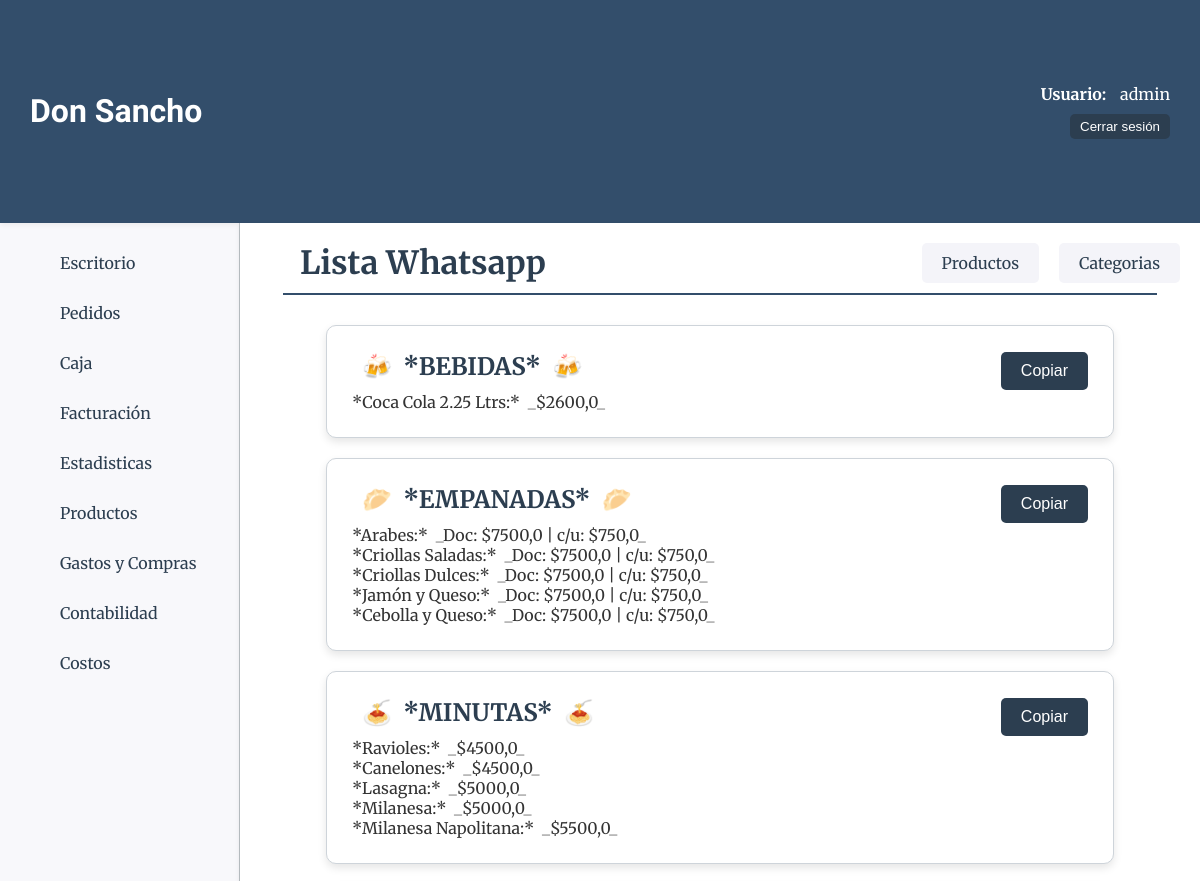
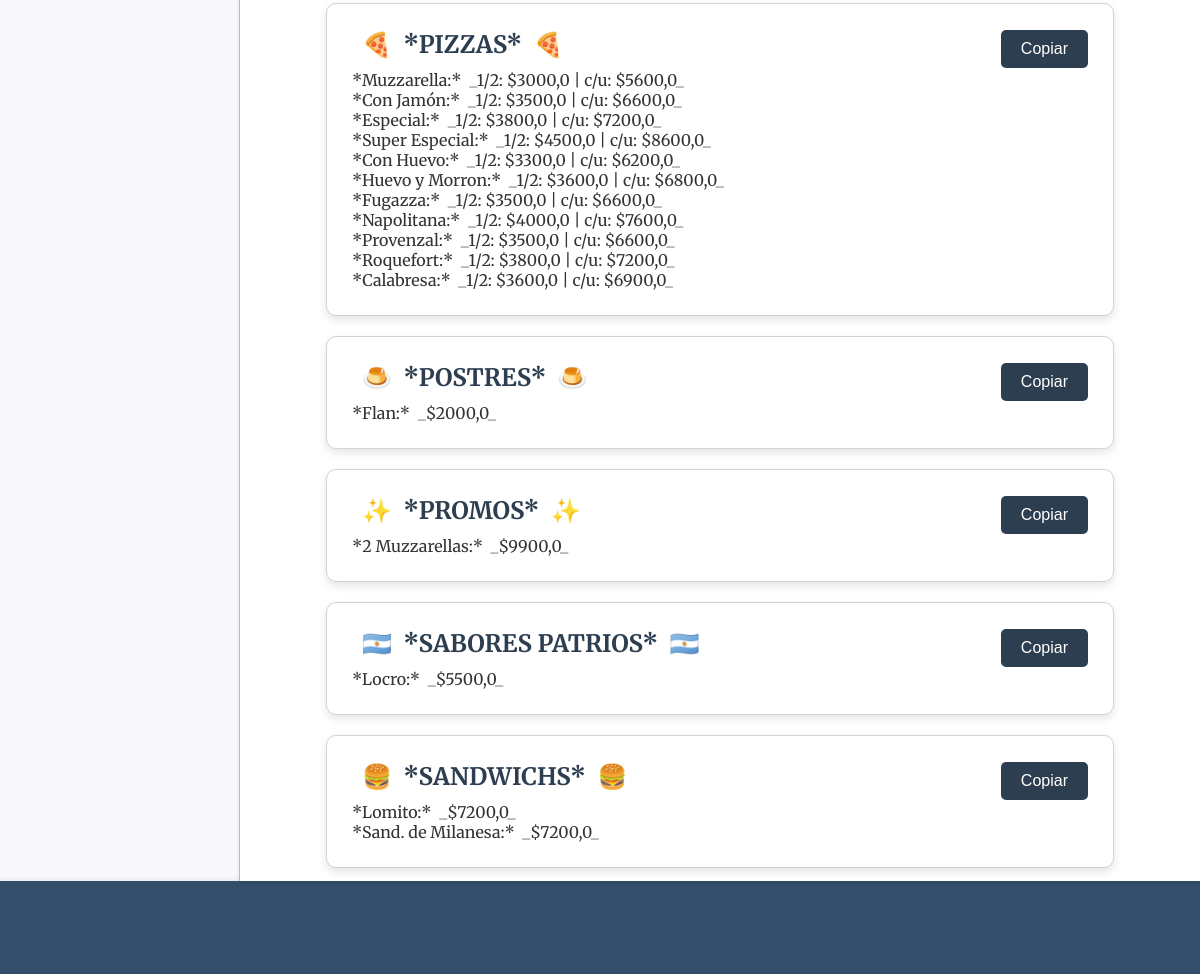
Page /productos/productos/lista_wa (signed in) on the committed database (2 pictures, top to bottom).
### productos/models.py (models this page shows, shortened)
class ProductoCategoria(models.Model):
    nombre=models.CharField(max_length=50)
    estado=models.BooleanField(default=True)

class Producto(models.Model):
    nombre=models.CharField(max_length=50, verbose_name="Nombre")
    categoria=models.ForeignKey(ProductoCategoria, on_delete=models.CASCADE, verbose_name="Categoría")
    descripcion=models.CharField(max_length=200, blank=True, null=True, verbose_name="Descripción")
    precio_unit=models.FloatField(verbose_name="P. Unitario")
    precio_media=models.FloatField(blank=True, null=True, verbose_name="P. Media")
    precio_doc=models.FloatField(blank=True, null=True, verbose_name="P. Docena")

### productos/views.py (the view)
# urls.py: path("productos/lista_wa", views.lista_wa, name="lista_wa"),
@login_required
def lista_wa(request):
    productos = Producto.objects.select_related('categoria').order_by('categoria__nombre').all()
    context = {
        'object_list': productos
    }
    return render(request, 'productos/lista_wa.html', context)

### core/context_processors.py (called while the page is built)
def counter_pedidos(request):
    cant_pedidos = Pedido.objects.all().count()
    cant_entregados = Pedido.objects.filter(estado='entregado').count()
    cant_pendientes = Pedido.objects.filter(estado='pendiente').count()
    cant_reservados = Pedido.objects.filter(estado='reservado').count()
    cant_envios = Pedido.objects.filter(forma_entrega__precio__gt=0).count()
    return {
        'cant_pedidos':cant_pedidos,
        "cant_entregados":cant_entregados,
        "cant_pendientes":cant_pendientes,
        "cant_reservados":cant_reservados,
        "cant_envios":cant_envios
        }

### productos/templates/productos/lista_wa.html (shortened to what this page needs)
{% extends 'core/base.html' %}
{% load static %}
{% block css %}
    <link rel="stylesheet" href="{% static 'productos/css/styles.css' %}">
{% endblock css %}
{% block titulo %}
    {% include 'core/components/encabezado.html' with titulo_texto="Lista Whatsapp" %}
{% endblock titulo %}
{% block main %}
    {% regroup object_list by categoria.nombre as categorias %}
    <section class="categorias-container">
        {% for categoria in categorias %}
        <div class="card card-wa">
            <div class="titulo-opciones-container">
                {% if categoria.grouper == "Pizzas" %}
                    <h1 class="categoria-titulo">🍕 &nbsp;*{{ categoria.grouper|upper }}* &nbsp;🍕</h1>
                {% elif categoria.grouper == "Empanadas" %}
                    <h1 class="categoria-titulo">🥟 &nbsp;*{{ categoria.grouper|upper }}*&nbsp; 🥟</h1>
                {% elif categoria.grouper == "Sandwichs" %}
                    <h1 class="categoria-titulo">🍔 &nbsp;*{{ categoria.grouper|upper }}*&nbsp; 🍔</h1>
                {% elif categoria.grouper == "Minutas" %}
                    <h1 class="categoria-titulo">🍝 &nbsp;*{{ categoria.grouper|upper }}*&nbsp; 🍝</h1>
                {% elif categoria.grouper == "Bebidas" %}
                    <h1 class="categoria-titulo">🍻 &nbsp;*{{ categoria.grouper|upper }}*&nbsp; 🍻</h1>
                {% elif categoria.grouper == "Postres" %}
                    <h1 class="categoria-titulo">🍮 &nbsp;*{{ categoria.grouper|upper }}*&nbsp; 🍮</h1>
                {% elif categoria.grouper == "Promos" %}
                    <h1 class="categoria-titulo">✨ &nbsp;*{{ categoria.grouper|upper }}*&nbsp; ✨</h1>
                {% elif categoria.grouper == "Sabores Patrios" %}
                    <h1 class="categoria-titulo">🇦🇷 &nbsp;*{{ categoria.grouper|upper }}*&nbsp; 🇦🇷</h1>
                {% endif %}
                <button class="btn-success" onclick="copiarAlPortapapeles(this)">Copiar</button>
            </div>
            <div class="categoria-info">
                {% for producto in categoria.list %}
                    {% if producto.precio_doc %}
                        <p>*{{ producto.nombre }}:*&nbsp; _Doc: ${{producto.precio_doc}} | c/u: ${{producto.precio_unit}}_</p>
                    {% elif producto.precio_media %}
                        <p>*{{ producto.nombre }}:*&nbsp; _1/2: ${{producto.precio_media}} | c/u: ${{producto.precio_unit}}_</p>
                    {% else %}
                        <p>*{{ producto.nombre }}:*&nbsp; _${{producto.precio_unit}}_</p>
                    {% endif %}
                {% endfor %}
            </div>
        </div>
        {% endfor %}
    </section>
{% endblock main %}

### core/templates/core/components/header.html (shortened to what this page needs)
<header class="header-container">
    <h1 class="title">Don Sancho</h1>
    {% if user.is_authenticated %}
    <div class="usuario-logout">
        <div class="list-link">
            <span class="usuario-label">Usuario:</span>
            <span class="usuario-nombre">{{ user.username }}</span>
        </div>
        <form action="{% url 'core:logout' %}" method="post">
            <button type="submit" class="btn-logout">Cerrar sesión</button>
        </form>
    </div>
    {% else %}
    <div class="list-link">
        <a class="header-link-app" href="{% url 'core:login' %}">Login</a>
    </div>
    {% endif %}
</header>

### core/static/core/css/styles.css (style rules this page uses)
* { padding: 0; margin: 0; box-sizing: border-box; }
body { font-family: 'Merriweather', serif; color: #333; background-color: #f4f4f9; }
.header-container { background-color: #334e6b; height: 12vh; width: 100%; display: flex; align-items: center; justify-content: space-between; padding: 0 30px; box-shadow: 0 2px 5px rgba(0, 0, 0, 0.1); }
.title { color: #fff; font-family: 'Poetsen One', sans-serif; font-size: 32px; }
.usuario-logout { display: flex; flex-direction: column; align-items: end; }
.list-link { margin-left: 20px; }
.usuario-label { color: #fff; font-weight: bold; margin-right: 10px; }
.usuario-nombre { color: #fff; }
.btn-logout { padding: 5px 10px; background-color: #2C3E50; color: #fff; border: none; border-radius: 5px; cursor: pointer; transition: background-color 0.3s ease; text-decoration: none; }
.list-link { position: relative; margin-bottom: 10px; }
.titulo-opciones-container { display: flex; justify-content: space-between; align-items: center; }
.btn-success { padding: 10px 20px; border: none; border-radius: 5px; background-color: #2C3E50; color: #fff; font-size: 16px; cursor: pointer; text-decoration: none; text-align: center; transition: background-color 0.3s ease; }
.card { padding: 15px; border: 1px solid #ced4da; border-radius: 10px; background-color: #ffffff; box-shadow: 0 4px 8px rgba(0, 0, 0, 0.1); }

### productos/static/productos/css/styles.css (style rules this page uses)
.categorias-container { width: 90%; margin: 0 auto; padding: 20px; display: flex; flex-direction: column; gap: 20px; }
.categoria-titulo { font-size: 24px; color: #2C3E50; font-family: 'Merriweather', serif; margin-bottom: 10px; margin-left: 10px; }
.card-wa { padding: 25px; }

### rows in the picture
ProductoCategoria: grouper "BEBIDAS"
Producto: nombre "Coca Cola 2.25 Ltrs", precio_unit "2600,0"
ProductoCategoria: grouper "EMPANADAS"
Producto: nombre "Arabes", precio_doc "7500,0", precio_unit "750,0"
Producto: nombre "Criollas Saladas", precio_doc "7500,0", precio_unit "750,0"
Producto: nombre "Criollas Dulces", precio_doc "7500,0", precio_unit "750,0"
Producto: nombre "Jamón y Queso", precio_doc "7500,0", precio_unit "750,0"
Producto: nombre "Cebolla y Queso", precio_doc "7500,0", precio_unit "750,0"
ProductoCategoria: grouper "MINUTAS"
Producto: nombre "Ravioles", precio_unit "4500,0"
Producto: nombre "Canelones", precio_unit "4500,0"
Producto: nombre "Lasagna", precio_unit "5000,0"
Producto: nombre "Milanesa", precio_unit "5000,0"
Producto: nombre "Milanesa Napolitana", precio_unit "5500,0"
ProductoCategoria: grouper "PIZZAS"
Producto: nombre "Muzzarella", precio_media "3000,0", precio_unit "5600,0"
Producto: nombre "Con Jamón", precio_media "3500,0", precio_unit "6600,0"
Producto: nombre "Especial", precio_media "3800,0", precio_unit "7200,0"
Producto: nombre "Super Especial", precio_media "4500,0", precio_unit "8600,0"
Producto: nombre "Con Huevo", precio_media "3300,0", precio_unit "6200,0"
Producto: nombre "Huevo y Morron", precio_media "3600,0", precio_unit "6800,0"
Producto: nombre "Fugazza", precio_media "3500,0", precio_unit "6600,0"
Producto: nombre "Napolitana", precio_media "4000,0", precio_unit "7600,0"
Producto: nombre "Provenzal", precio_media "3500,0", precio_unit "6600,0"
Producto: nombre "Roquefort", precio_media "3800,0", precio_unit "7200,0"
Producto: nombre "Calabresa", precio_media "3600,0", precio_unit "6900,0"
ProductoCategoria: grouper "POSTRES"
Producto: nombre "Flan", precio_unit "2000,0"
ProductoCategoria: grouper "PROMOS"
Producto: nombre "2 Muzzarellas", precio_unit "9900,0"
ProductoCategoria: grouper "SABORES PATRIOS"
Producto: nombre "Locro", precio_unit "5500,0"
ProductoCategoria: grouper "SANDWICHS"
Producto: nombre "Lomito", precio_unit "7200,0"
Producto: nombre "Sand. de Milanesa", precio_unit "7200,0"

### other values in the picture
{{ user.username }} "admin"
{{ titulo_texto }} "Lista Whatsapp"
